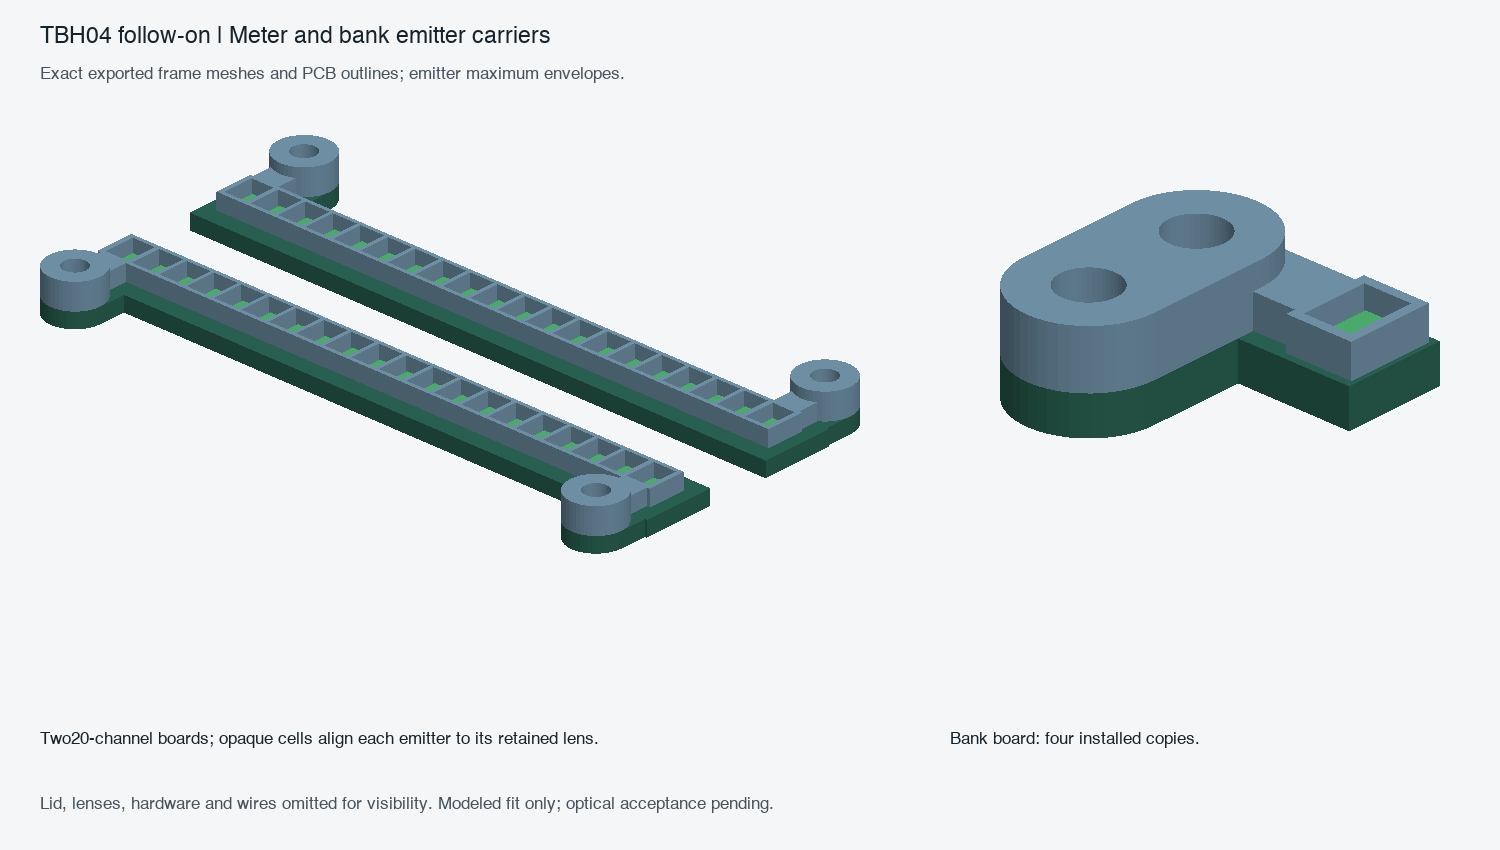

This chart was generated by the following Python code:
"""Render exact reviewed STL facets with bounded component reference solids."""
from pathlib import Path
import numpy as np,trimesh
from PIL import Image,ImageDraw,ImageFont
R=Path(__file__).resolve().parent
img=Image.new('RGB',(1500,850),'#f4f6f8');d=ImageDraw.Draw(img)
f=ImageFont.truetype('/System/Library/Fonts/Helvetica.ttc',23);sm=ImageFont.truetype('/System/Library/Fonts/Helvetica.ttc',17)
cam=np.array([.65,-.7,.5]);cam/=np.linalg.norm(cam);right=np.cross([0,0,1],cam);right/=np.linalg.norm(right);up=np.cross(cam,right);basis=np.array([right,up,cam]).T

def render(items,vp):
 pts=np.concatenate([np.asarray(m.vertices)@basis for m,c in items]);lo,hi=pts.min(0),pts.max(0);scale=min(vp[2]/(hi[0]-lo[0]),vp[3]/(hi[1]-lo[1]));faces=[]
 for m,col in items:
  pts=np.asarray(m.vertices)@basis;pts[:,0]=vp[0]+(pts[:,0]-lo[0])*scale;pts[:,1]=vp[1]+(hi[1]-pts[:,1])*scale
  shade=.5+.5*np.maximum(0,m.face_normals@np.array([.5,-.2,.84]))
  for i,face in enumerate(m.faces):
   if m.face_normals[i]@cam>0:faces.append((pts[face,2].mean(),pts[face,:2],tuple(int(c*shade[i])for c in col)))
 pixels=np.array(img);depth=np.full((img.height,img.width),-np.inf)
 for m,col in items:
  pts=np.asarray(m.vertices)@basis;pts[:,0]=vp[0]+(pts[:,0]-lo[0])*scale;pts[:,1]=vp[1]+(hi[1]-pts[:,1])*scale
  shade=.5+.5*np.maximum(0,m.face_normals@np.array([.5,-.2,.84]))
  for i,face in enumerate(m.faces):
   if m.face_normals[i]@cam<=0:continue
   a,b,c=pts[face];den=(b[1]-c[1])*(a[0]-c[0])+(c[0]-b[0])*(a[1]-c[1])
   if abs(den)<1e-10:continue
   xmin=max(0,int(np.floor(min(a[0],b[0],c[0]))));xmax=min(img.width-1,int(np.ceil(max(a[0],b[0],c[0]))));ymin=max(0,int(np.floor(min(a[1],b[1],c[1]))));ymax=min(img.height-1,int(np.ceil(max(a[1],b[1],c[1]))))
   yy,xx=np.mgrid[ymin:ymax+1,xmin:xmax+1];xx=xx+.5;yy=yy+.5
   u=((b[1]-c[1])*(xx-c[0])+(c[0]-b[0])*(yy-c[1]))/den;v=((c[1]-a[1])*(xx-c[0])+(a[0]-c[0])*(yy-c[1]))/den;w=1-u-v;z=u*a[2]+v*b[2]+w*c[2]
   dep=depth[ymin:ymax+1,xmin:xmax+1];mask=(u>=-1e-8)&(v>=-1e-8)&(w>=-1e-8)&(z>dep);dep[mask]=z[mask];pixels[ymin:ymax+1,xmin:xmax+1][mask]=[int(cc*shade[i])for cc in col]
 img.paste(Image.fromarray(pixels))
def box(size,center):
 m=trimesh.creation.box(size);m.apply_translation(center);return m

import json
from shapely.geometry import Polygon
from shapely.ops import triangulate
def extrude(poly,height):
 ts=[t for t in triangulate(poly) if poly.covers(t.representative_point())];v=np.array([list(t.exterior.coords)[:3] for t in ts]).reshape((-1,2));return trimesh.creation.extrude_triangulation(v,np.arange(len(v)).reshape((-1,3)),height)
items=[]
for j,name in enumerate(['meter_frame','meter_frame_lower']):
 m=trimesh.load_mesh(R/'meters-r4'/name/(name+'.stl'));m.apply_translation([40.9,21.25+14*j-(9.3 if j==0 else 3.5),40.9]);items.append((m,(120,155,178)))
 for i in range(20):items.append((box([.9,1.7,.85],[43.9+3*i,21.25+j*14,41.325]),(80,185,115)))
for b in json.loads((R/'meter-contract.json').read_text())['boards']:
 m=extrude(Polygon(b['outline']),1.6);m.apply_translation([0,0,39.3]);items.append((m,(45,104,87)))
render(items,(40,135,820,560))
m=trimesh.load_mesh(R/'banks-r4/bank_frame/bank_frame.stl');m.apply_translation([-8.8,-8.8,41.2]);b=json.loads((R/'bank-contract.json').read_text());pcb=extrude(Polygon(b['outline']),1.6);pcb.apply_translation([0,0,39.6]);render([(m,(120,155,178)),(pcb,(45,104,87)),(box([.9,1.7,.85],[0,0,41.625]),(80,185,115))],(1000,190,440,450))
d=ImageDraw.Draw(img)
d.text((40,25),'TBH04 follow-on | Meter and bank emitter carriers',font=f,fill='#17232c')
d.text((40,65),'Exact exported frame meshes and PCB outlines; emitter maximum envelopes.',font=sm,fill='#46525c')
d.text((40,730),'Two20-channel boards; opaque cells align each emitter to its retained lens.',font=sm,fill='#17232c')
d.text((950,730),'Bank board: four installed copies.',font=sm,fill='#17232c')
d.text((40,795),'Lid, lenses, hardware and wires omitted for visibility. Modeled fit only; optical acceptance pending.',font=sm,fill='#46525c')
img.save(R/'preview.png')
